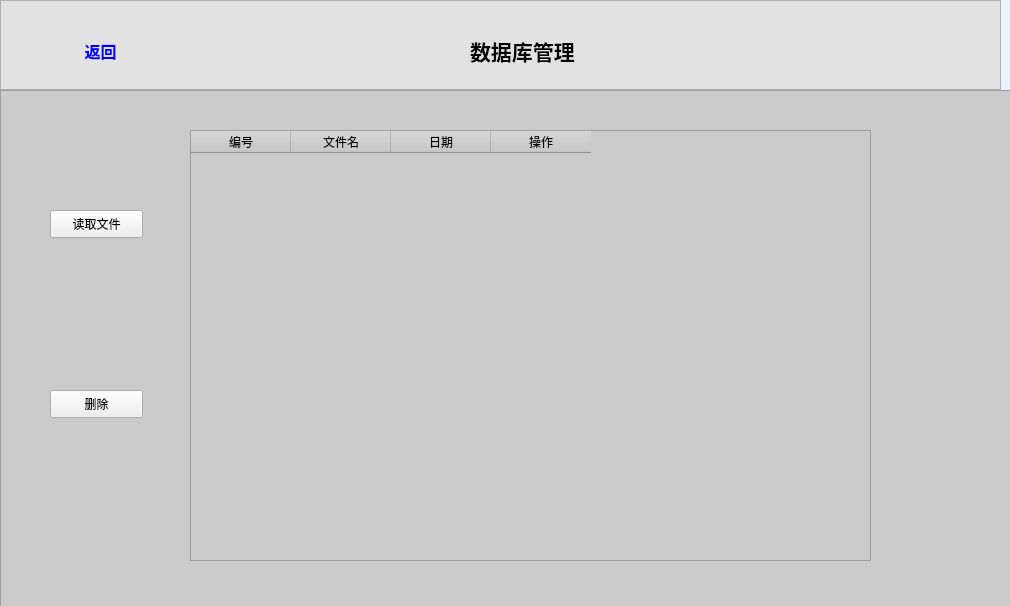
<?xml version="1.0" encoding="UTF-8"?>
<ui version="4.0">
 <class>Dialog</class>
 <widget class="QDialog" name="Dialog">
  <property name="geometry">
   <rect>
    <x>0</x>
    <y>0</y>
    <width>1010</width>
    <height>606</height>
   </rect>
  </property>
  <property name="windowTitle">
   <string>Dialog</string>
  </property>
  <property name="styleSheet">
   <string notr="true">QDialog{
	background-color:rgb(234, 242, 255)
}

QTableWidget::item {
    background-color:rgb(238, 238, 238);
}
QTableWidget::item {
    color: transparent;
}



</string>
  </property>
  <widget class="QFrame" name="frame_menu">
   <property name="geometry">
    <rect>
     <x>0</x>
     <y>0</y>
     <width>1001</width>
     <height>90</height>
    </rect>
   </property>
   <property name="sizePolicy">
    <sizepolicy hsizetype="Fixed" vsizetype="Fixed">
     <horstretch>0</horstretch>
     <verstretch>0</verstretch>
    </sizepolicy>
   </property>
   <property name="styleSheet">
    <string notr="true">QFrame{
	background-color:rgb(226, 226, 226)
}</string>
   </property>
   <property name="frameShape">
    <enum>QFrame::StyledPanel</enum>
   </property>
   <property name="frameShadow">
    <enum>QFrame::Raised</enum>
   </property>
   <widget class="QLabel" name="label">
    <property name="geometry">
     <rect>
      <x>470</x>
      <y>30</y>
      <width>141</width>
      <height>41</height>
     </rect>
    </property>
    <property name="font">
     <font>
      <pointsize>16</pointsize>
      <weight>75</weight>
      <bold>true</bold>
     </font>
    </property>
    <property name="text">
     <string>数据库管理</string>
    </property>
   </widget>
   <widget class="QPushButton" name="pushButton_fanhui">
    <property name="geometry">
     <rect>
      <x>60</x>
      <y>30</y>
      <width>81</width>
      <height>41</height>
     </rect>
    </property>
    <property name="palette">
     <palette>
      <active>
       <colorrole role="ButtonText">
        <brush brushstyle="SolidPattern">
         <color alpha="255">
          <red>0</red>
          <green>0</green>
          <blue>255</blue>
         </color>
        </brush>
       </colorrole>
      </active>
      <inactive>
       <colorrole role="ButtonText">
        <brush brushstyle="SolidPattern">
         <color alpha="255">
          <red>0</red>
          <green>0</green>
          <blue>255</blue>
         </color>
        </brush>
       </colorrole>
      </inactive>
      <disabled>
       <colorrole role="ButtonText">
        <brush brushstyle="SolidPattern">
         <color alpha="255">
          <red>120</red>
          <green>120</green>
          <blue>120</blue>
         </color>
        </brush>
       </colorrole>
      </disabled>
     </palette>
    </property>
    <property name="font">
     <font>
      <pointsize>12</pointsize>
      <weight>75</weight>
      <bold>true</bold>
     </font>
    </property>
    <property name="styleSheet">
     <string notr="true">QPushButton{
	border:none
}

QPushButton::hover{
	background-color:rgb(189, 189, 189);
}
</string>
    </property>
    <property name="text">
     <string>返回</string>
    </property>
   </widget>
  </widget>
  <widget class="QFrame" name="frame">
   <property name="geometry">
    <rect>
     <x>0</x>
     <y>90</y>
     <width>1011</width>
     <height>521</height>
    </rect>
   </property>
   <property name="styleSheet">
    <string notr="true">QFrame{
	background-color:rgb(203, 203, 203)
}</string>
   </property>
   <property name="frameShape">
    <enum>QFrame::StyledPanel</enum>
   </property>
   <property name="frameShadow">
    <enum>QFrame::Raised</enum>
   </property>
   <widget class="QPushButton" name="pushButton_duquwenjian">
    <property name="geometry">
     <rect>
      <x>50</x>
      <y>120</y>
      <width>93</width>
      <height>28</height>
     </rect>
    </property>
    <property name="text">
     <string>读取文件</string>
    </property>
   </widget>
   <widget class="QTableWidget" name="tableWidget">
    <property name="geometry">
     <rect>
      <x>190</x>
      <y>40</y>
      <width>681</width>
      <height>431</height>
     </rect>
    </property>
    <property name="layoutDirection">
     <enum>Qt::LeftToRight</enum>
    </property>
    <property name="autoFillBackground">
     <bool>true</bool>
    </property>
    <property name="styleSheet">
     <string notr="true">QtableWidget
{
	background-color:rgb(161, 161, 161)
}


QTableWidget::item {
    background-color: rgb(225, 225, 225);
}
</string>
    </property>
    <property name="showGrid">
     <bool>true</bool>
    </property>
    <property name="sortingEnabled">
     <bool>false</bool>
    </property>
    <property name="rowCount">
     <number>0</number>
    </property>
    <property name="columnCount">
     <number>4</number>
    </property>
    <attribute name="horizontalHeaderStretchLastSection">
     <bool>false</bool>
    </attribute>
    <attribute name="verticalHeaderCascadingSectionResizes">
     <bool>true</bool>
    </attribute>
    <attribute name="verticalHeaderStretchLastSection">
     <bool>false</bool>
    </attribute>
    <column>
     <property name="text">
      <string>编号</string>
     </property>
    </column>
    <column>
     <property name="text">
      <string>文件名</string>
     </property>
    </column>
    <column>
     <property name="text">
      <string>日期</string>
     </property>
    </column>
    <column>
     <property name="text">
      <string>操作</string>
     </property>
    </column>
   </widget>
   <widget class="QPushButton" name="pushButton_shanchu">
    <property name="geometry">
     <rect>
      <x>50</x>
      <y>300</y>
      <width>93</width>
      <height>28</height>
     </rect>
    </property>
    <property name="text">
     <string>删除</string>
    </property>
   </widget>
  </widget>
  <zorder>frame</zorder>
  <zorder>frame_menu</zorder>
 </widget>
 <resources/>
 <connections/>
</ui>
